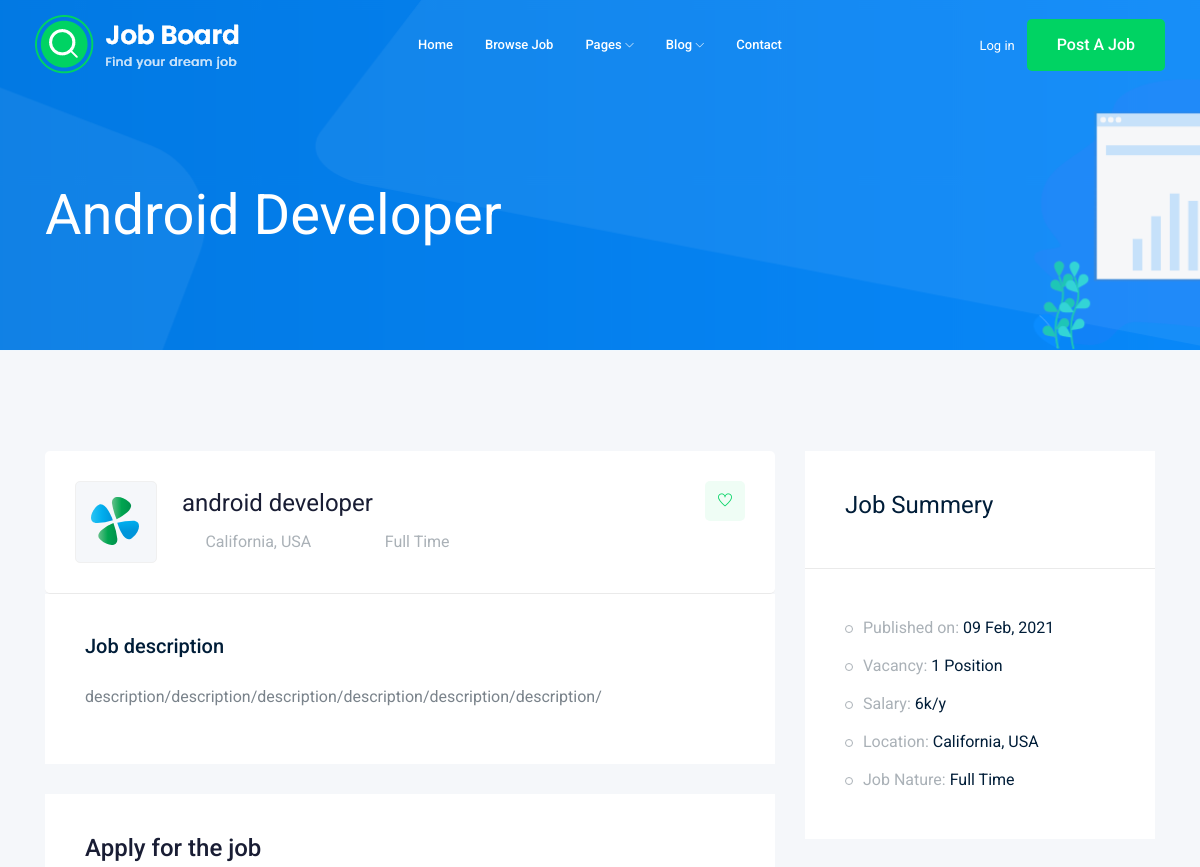
Before: /jobs/1 (upper part) with the older database file.
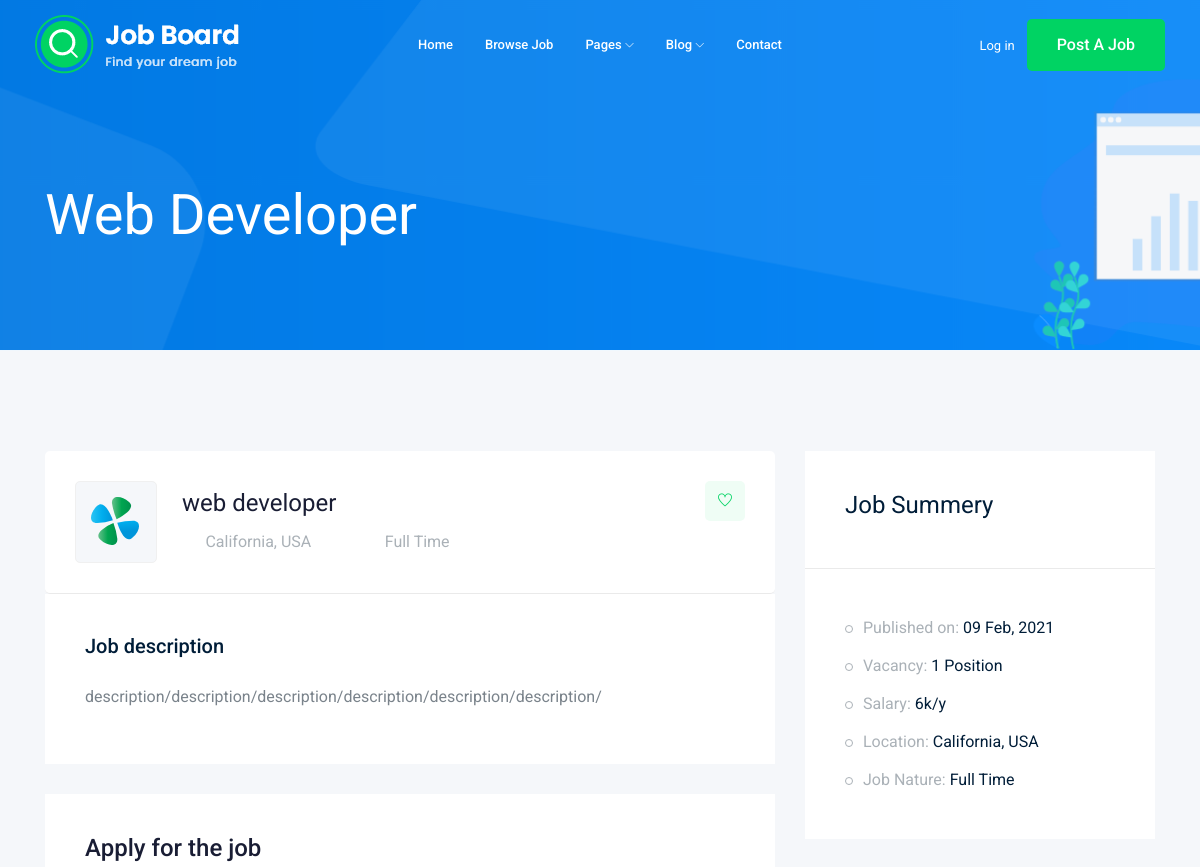
After: the same page with the newer database file.
### job/models.py (models this page shows)
class Job(models.Model): # table
    owner = models.ForeignKey(User, related_name='job_owner', on_delete=models.CASCADE)
    title = models.CharField(max_length=100) # column
    job_type = models.CharField(max_length=15, choices=JOB_TYPE)
    description = models.TextField(max_length=1000)
    published_at = models.DateTimeField(auto_now=True) # auto_now is (hidden) in admin page
    vacancy = models.IntegerField(default=1)
    salary = models.IntegerField(default=0)
    experience = models.IntegerField(default=1)
    category = models.ForeignKey('Category', on_delete = models.CASCADE)
    image = models.ImageField(upload_to=image_upload)
    def __str__(self):
        return self.title

### job/views.py (the view)
# urls.py: path('<int:id>', views.job_detail, name='job_detail')
def job_detail(request, id):
    job_detail = Job.objects.get(id=id)
    if request.method=='POST':
        form = ApplyForm(request.POST, request.FILES)
        if form.is_valid():
            myform = form.save(commit=False)
            myform.job = job_detail
            myform.save()
    else:
        form = ApplyForm()
    context = {'job': job_detail, 'form':form}
    return render(request, 'job/job_detail.html', context)

### job/templates/job/job_detail.html (shortened to what this page needs)
{% extends 'base.html' %}
{% load bootstrap4 %}
{% block body %}
    <div class="bradcam_area bradcam_bg_1">
        <div class="container">
            <div class="row">
                <div class="col-xl-12">
                    <div class="bradcam_text">
                        <h3>{{job}}</h3>
                    </div>
                </div>
            </div>
        </div>
    </div>
    <div class="job_details_area">
        <div class="container">
            <div class="row">
                <div class="col-lg-8">
                    <div class="job_details_header">
                        <div class="single_jobs white-bg d-flex justify-content-between">
                            <div class="jobs_left d-flex align-items-center">
                                <div class="thumb">
                                    <img src="img/svg_icon/1.svg" alt="">
                                </div>
                                <div class="jobs_conetent">
                                    <a href="#"><h4>{{job}}</h4></a>
                                    <div class="links_locat d-flex align-items-center">
                                        <div class="location">
                                            <p> <i class="fa fa-map-marker"></i> California, USA</p>
                                        </div>
                                        <div class="location">
                                            <p> <i class="fa fa-clock-o"></i> {{job.job_type}}</p>
                                        </div>
                                    </div>
                                </div>
                            </div>
                            <div class="jobs_right">
                                <div class="apply_now">
                                    <a class="heart_mark" href="#"> <i class="ti-heart"></i> </a>
                                </div>
                            </div>
                        </div>
                    </div>
                    <div class="descript_wrap white-bg">
                        <div class="single_wrap">
                            <h4>Job description</h4>
                            <p>{{job.description}}</p>
                        </div>
                    </div>
                    <div class="apply_job_form white-bg">
                        <h4>Apply for the job</h4>
                    </div>
                </div>
                <div class="col-lg-4">
                    <div class="job_sumary">
                        <div class="summery_header">
                            <h3>Job Summery</h3>
                        </div>
                        <div class="job_content">
                            <ul>
                                <li>Published on: <span>{{ job.published_at|date:"d M, Y" }}</span></li>
                                <li>Vacancy: <span>{{job.vacancy}} Position</span></li>
                                <li>Salary: <span>{{job.salary}}k/y</span></li>
                                <li>Location: <span>California, USA</span></li>
                                <li>Job Nature: <span> {{job.job_type}}</span></li>
                            </ul>
                        </div>
                    </div>
                </div>
            </div>
        </div>
    </div>
{% endblock body %}

Changed rows visible on the page:
changed Job "Full Time": title "Android Developer" → "Web Developer"; title "android developer" → "web developer"
